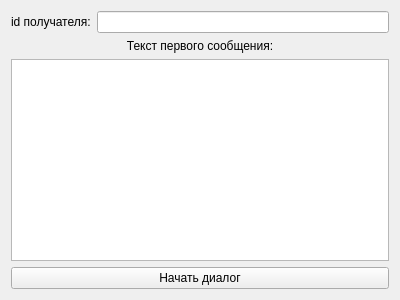
<?xml version="1.0" encoding="UTF-8"?>
<ui version="4.0">
 <class>NewDialogWindow</class>
 <widget class="QWidget" name="NewDialogWindow">
  <property name="geometry">
   <rect>
    <x>0</x>
    <y>0</y>
    <width>400</width>
    <height>300</height>
   </rect>
  </property>
  <property name="windowTitle">
   <string>Form</string>
  </property>
  <layout class="QVBoxLayout" name="verticalLayout_2">
   <item>
    <layout class="QVBoxLayout" name="verticalLayout">
     <item>
      <layout class="QHBoxLayout" name="id_layout">
       <item>
        <widget class="QLabel" name="id_rec_lab">
         <property name="text">
          <string>id получателя:</string>
         </property>
        </widget>
       </item>
       <item>
        <widget class="QLineEdit" name="id_rec_le"/>
       </item>
      </layout>
     </item>
     <item>
      <widget class="QLabel" name="text_fir_mes_lab">
       <property name="text">
        <string>Текст первого сообщения:</string>
       </property>
       <property name="alignment">
        <set>Qt::AlignCenter</set>
       </property>
      </widget>
     </item>
     <item>
      <widget class="QTextBrowser" name="text_fir_mes_tb"/>
     </item>
     <item>
      <widget class="QPushButton" name="start_dia_button">
       <property name="text">
        <string>Начать диалог</string>
       </property>
      </widget>
     </item>
    </layout>
   </item>
  </layout>
 </widget>
 <resources/>
 <connections/>
</ui>
